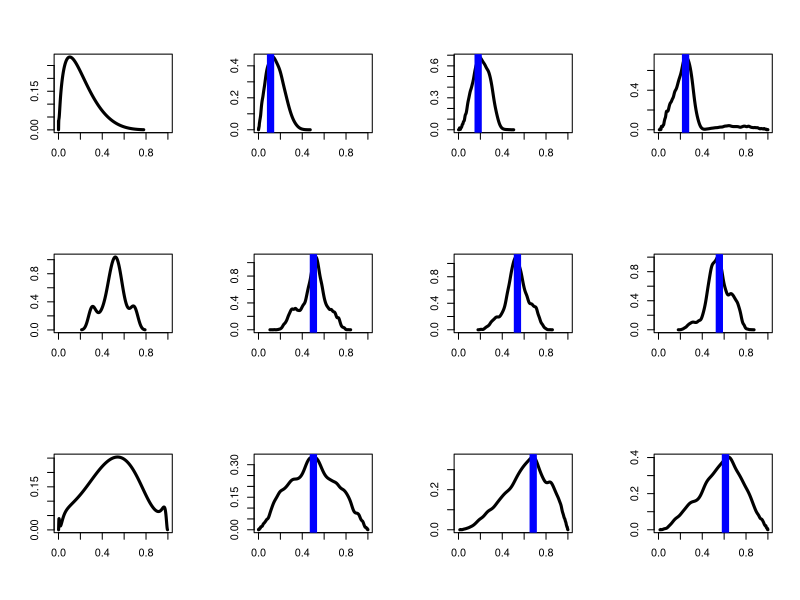
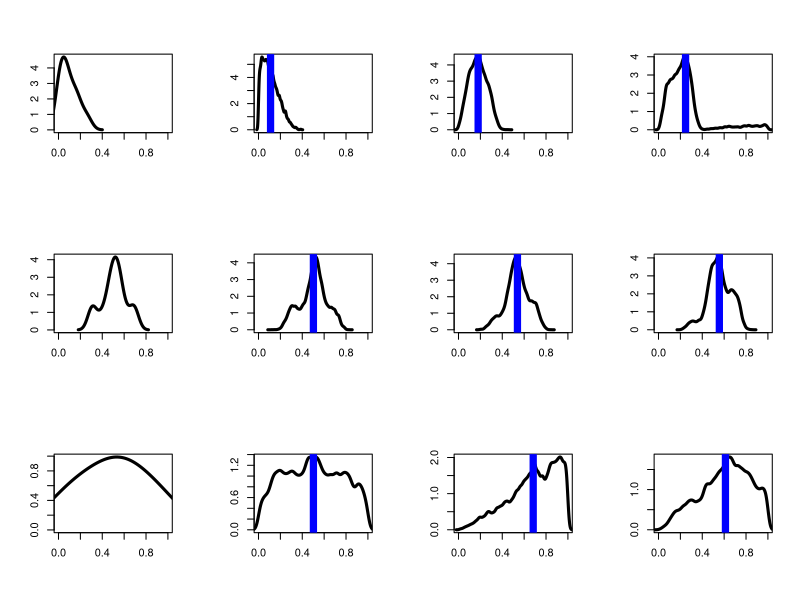

R code for these plots, in order: (Note: this script raises an error after producing the figures.)
wd <- "~/morphs-analysis/"
setwd(wd)

library(stats)

#for speaker1 discretization:
grid.steps = 64
grid = seq(0,1,length.out=grid.steps)
cache.index = function(v) {
  return(1+round(v*(grid.steps-1)))
}

#example items from experiment, 15 each distribution
down.examples <- c(0.04583, 0.003231, 0.07391, 0.01884, 0.00003024, 0.04158,
                   0.09081, 0.06746, 0.01949, 0.1007, 0.1633, 0.1441, 0.1655,
                   0.2697, 0.2161)
mid.examples <- c(0.31404, 0.30456, 0.39520, 0.56064, 0.49728, 0.53187, 0.55993,
                  0.47519, 0.54332, 0.48362, 0.51678, 0.44763, 0.68272, 0.61375,
                  0.69832)
unif.examples <- c(0.9730805, 0.0589135, 0.1332413, 0.5568001, 0.6201130, 0.4243146,
                   0.4176713, 0.2215742, 0.6778150, 0.6834636, 0.8716204, 0.5641932,
                   0.3503760, 0.9606276, 0.0048311)
examples <- list(down.examples, mid.examples, unif.examples)
names(examples) <- c("down", "mid", "unif")
possible.utterances = c('no-utt', 'pos', 'very pos') #probably OK since Ss see all of
#these in same page
utterance.lengths = c(0,1,2)
utterance.polarities = c(0,+1,+1)

#using r function density to find kernal density, so it's not actually continuous
kernel.granularity <- grid.steps #2^12 #how many points are calculated for the kernel density estimate
est.kernel <- function(dist, bw, adjust) {
  return(density(examples[[dist]], from=0, to=1, n=kernel.granularity,
                 kernel="gaussian", bw=bw, adjust=adjust))
}

#norms the kernel density
#takes in all the points where kernel density is estimated
make.pdf.cache <- function(kernel.est) {
  k = kernel.est$y + 0.0001
  area <- sum(k) 
  normed.dens <- k/area
  return(normed.dens)
}

#creates fn that approximates percentage of area before x
#takes in all the points where kernel density is estimated
make.cdf.cache <- function(kernel.est) {
  cumulants <- cumsum(make.pdf.cache(kernel.est))
  return(cumulants)
}


##caching. (R has strange purity on global assignments, so must use <<- to set cache)
L0.cache <- array(NA,dim = c(grid.steps,grid.steps,grid.steps,length(possible.utterances)))
S1.cache <- array(NA,dim = c(grid.steps,grid.steps,grid.steps,length(possible.utterances)))
cache.misses=0 #to track whether caching is working right.

clear.cache = function(){
  print(paste("L0 cache NAs:", length(is.na(L0.cache))))
  cache.misses<<-0
  L0.cache <<- array(NA,dim = c(grid.steps,grid.steps,grid.steps,length(possible.utterances)))
  S1.cache <<- array(NA,dim = c(grid.steps,grid.steps,grid.steps,length(possible.utterances)))
}


listener0 = function(utterance.idx, thetas.idx, degree.idx, pdf, cdf, thetaGtr) {
  
  if(is.na(L0.cache[degree.idx,thetas.idx[1],thetas.idx[2],utterance.idx])) {
    cache.misses <<- cache.misses + 1
    theta.order = !(thetaGtr & (grid[thetas.idx[1]]>=grid[thetas.idx[2]]))
    if (utterance.idx == 1) { #assume the null utterance
      L0.cache[degree.idx,thetas.idx[1],thetas.idx[2],utterance.idx] <<- theta.order* pdf[degree.idx]
    }  else if(utterance.polarities[utterance.idx] == +1) {
      theta.idx = thetas.idx[utterance.idx-1]
      utt.true = grid[degree.idx] >= grid[theta.idx]  
      true.norm = if(theta.idx==1){1} else {1-cdf[theta.idx-1]}
      L0.cache[degree.idx,thetas.idx[1],thetas.idx[2],utterance.idx] <<- theta.order* utt.true * pdf[degree.idx] / true.norm
    } else {
      theta.idx = thetas.idx[utterance.idx-1]
      theta.idx = thetas.idx[utterance.idx-1]
      utt.true = grid[degree.idx] <= grid[theta.idx] 
      true.norm = cdf[theta.idx]
      L0.cache[degree.idx,thetas.idx[1],thetas.idx[2],utterance.idx] <<- theta.order* utt.true * pdf[degree.idx] / true.norm
    }
  }
  return(L0.cache[degree.idx,thetas.idx[1],thetas.idx[2],utterance.idx])
}

speaker1 = function(thetas.idx, degree.idx, utterance.idx, alpha, utt.cost, pdf, cdf, thetaGtr) {
  
  if(is.na(S1.cache[degree.idx,thetas.idx[1],thetas.idx[2],utterance.idx])) {
    cache.misses <<- cache.misses + 1
    utt.probs = array(0,dim=c(length(possible.utterances)))
    for(i in 1:length(possible.utterances)) {
      l0 = listener0(i, thetas.idx, degree.idx, pdf, cdf, thetaGtr)
      utt.probs[i] <- (l0^alpha) * exp(-alpha * utt.cost *  utterance.lengths[i])
    }
    S1.cache[degree.idx,thetas.idx[1],thetas.idx[2],] <<- utt.probs/sum(utt.probs)
  }
  
  return(S1.cache[degree.idx,thetas.idx[1],thetas.idx[2],utterance.idx])
}

listener1 = function(utterance, alpha, utt.cost, n.samples, step.size,
                     dist, band.width, thetaGtr, adjust) {
  
  utt.idx = which(possible.utterances == utterance)
  
  kernel.est <- est.kernel(dist, band.width, adjust)
  pdf <- make.pdf.cache(kernel.est)
  cdf <- make.cdf.cache(kernel.est)
  
  dim1 <- paste('samp', 1:n.samples, sep='')
  dim2 <- c('degree', paste('theta.', possible.utterances[-1], sep=''))
  dimnames <- list(dim1, dim2)
  samples = matrix(NA, nrow=n.samples, ncol=length(possible.utterances), dimnames=dimnames)
  
  
  #scoring function, to compute (unormalized) probability of state. (should be in log domain?)
  prob.unnormed = function(state) {
    #check bounds:
    if (any(state < 0) || any(state > 1)) {return(0)}
    degree.idx = cache.index(state[1])
    thetas.idx = c(cache.index(state[2]), cache.index(state[3]))#sapply(thetas,cache.index)
    #prior for degree (thetas have unif prior):
    prior = pdf[degree.idx]
    #probbaility speaker would have said this (given state):
    likelihood = speaker1(thetas.idx, degree.idx, utt.idx, alpha, utt.cost, pdf, cdf, thetaGtr)
    return(prior*likelihood)
  }
  
  #initialize chain by rejection:
  print("initializing")
  state.prob=0
  state = runif(length(possible.utterances), 0, 1) #a degree val, and a theta for all but "no-utt"
  while(state.prob==0) {
    state = runif(length(possible.utterances), 0, 1) #a degree val, and a theta for all but "no-utt"
    state.prob = prob.unnormed(state)
  }
  samples[1,] = state
  
  #make an MH proposal, spherical gaussian on degree and thetas. 
  make.proposal = function(v) {
    perturbations = rnorm(length(v), mean = 0, sd = step.size)
    return(v + perturbations)
  }
  
  #run mcmc chain:
  print("running mcmc")
  n.proposals.accepted = 0
  for (i in 2:n.samples) {
    proposal = make.proposal(state)
    proposal.prob = prob.unnormed(proposal)
    #MH acceptance, assumes proposal is symmetric:
    if(runif(1,0,1) <= min(1, proposal.prob/state.prob)) {
      n.proposals.accepted = n.proposals.accepted + 1
      state = proposal
      state.prob = proposal.prob
    }
    samples[i,] = state
  }
  
  print("acceptance rate:")
  print(n.proposals.accepted/(n.samples-1))
  print("misses since last cache clear:")
  print(cache.misses)
  
  return(list(samples=samples, prop.accepted=n.proposals.accepted/(n.samples-1)))
}

dists <- c("down", "mid", "unif")
myapply <- function(f) {
  c(sapply(dists, function(dist) {
    return(c(sapply(possible.utterances, function(utterance) {
      return(f(dist, utterance))
    })))
  }))
}


convert.logit <- F

logit <- function(v) {
  if (convert.logit) {
  return(sapply(v, function(p) {
    return(log(p) - log(1-p))
  }))
  } else {
  return(v)
  }
}

logistic <- function(v) {
  if (convert.logit) {
  return(sapply(v, function(x) {
    return(1/(1+exp(-x)))
  }))
  } else {
  return(v)
  }
}

#horribly messy graph function
kernel.dens.plot <- function(model.runs, label, logitify) {
  if (logitify) {
    convert.logit <<- T
  } else {
    convert.logit <<- F
  }
  n.samples <- length(model.runs[["down"]][["no-utt"]][["samples"]][,"degree"])
  distributions <- myapply(function(d,u) {
    return(rep(d, n.samples))
  })
  modifiers <- myapply(function(d,u) {
    return(rep(u, n.samples))
  })
  mp <- myapply(function(d,u) {
    df <- model.runs[[d]][[u]]
    return(df[["samples"]][,"degree"])
  })
  mydata <- data.frame(dist=distributions, mod=modifiers, mp=mp)
  png(paste(c(label, "logit", logitify, "-kernel-dens-est.png"), collapse=""), 2200, 1500, pointsize=32)
  par(mfrow=c(3,4))
  lapply(dists, function(d) {
    f <- density(logit(examples[[d]]), kernel="gaussian", bw="sj")
    #     if (d == "unif") {
    #       xlab <- "feppiness"
    #       ylab <- "density"
    #     } else {
    xlab=""
    ylab=""
    #     }
    plot(logistic(f$x), f$y, type="l", main="", xlab=xlab, ylab=ylab, xlim=c(0,1),
         font.main=32, lwd=3)
    lapply(possible.utterances, function(m) {
      #       if (d == "unif" && m == "no-utt") {
      #         xlab <- "feppiness"
      #         ylab <- "density"
      #       } else {
      xlab=""
      ylab=""
      #       }
      samples <- mydata$mp[mydata$dist == d & mydata$mod == m]
      f <- density(logit(samples), kernel="gaussian", bw="sj")
      plot(logistic(f$x), f$y, type="l", main="", ylab=ylab, xlab=xlab, xlim=c(0,1),
           font.main=32, lwd=3)
      mu <- mean(samples)
      abline(v = mu, col="blue", lwd=7)
    })
  })
  dev.off()
}

#run model with these values of parameters
model <- function(alpha, utt.cost, thetaGtr, label, adjust) {
  n.true.samples <- 3000#30000 #number of samples to keep
  lag <- 5 #number of samples to skip over
  burn.in <- 10
  n.samples <- n.true.samples * lag + burn.in
  step.size <- 0.03 #note this may not be appropriate for all conditions.
  
  model.runs <- lapply(dists, function(dist) {
    clear.cache()
    return(lapply(possible.utterances, function(utterance) {
      listener1(utterance, alpha=alpha, utt.cost=utt.cost, n.samples=n.samples,
                step.size=step.size, dist=dist, band.width="SJ", thetaGtr=thetaGtr, adjust)
    }))
  })
  model.runs <- lapply(model.runs, function(run) {
    names(run) <- possible.utterances
    return(run)
  })
  names(model.runs) <- dists
  kernel.dens.plot(model.runs, label, logitify=T)
  kernel.dens.plot(model.runs, label, logitify=F)
  
  graph.dist <- myapply(function(d,u){return(d)})
  graph.utterance <- myapply(function(d,u){return(u)})
  graph.means <- myapply(function(d,u){
    du.name <- paste(c(label, "-", d, "-", u, ".data"), collapse="")
    du.frame <- model.runs[[d]][[u]]
    #save all data
    write.table(du.frame, du.name)
    return(mean(du.frame[["samples"]][,"degree"]))
  })
  write.table(graph.means, paste(c(label, "-means.data"), collapse=""))
  graph.data <- (matrix(data=graph.means, nrow=3, ncol=3,
                        dimnames=list(c("none", "adj", "very"),
                                      c("peakedDown", "peakedMid", "uniform"))))
  png(paste(c(label, ".png"), collapse=""), 1200, 800, pointsize=32)
  graph.title <- paste(c("model alpha=", alpha, ", cost=", utt.cost), collapse="")
  novel.adj.bar <- barplot(as.matrix(graph.data), main=graph.title,
                           ylab="feppiness", beside=TRUE, col=rainbow(3), ylim=c(0,1))
  legend("topleft", c("wug", "feppy wug", "very feppy wug"), cex=0.6, bty="n", fill=rainbow(3));
  dev.off()
  return(graph.means)
}

timestamp <- as.character(unclass(Sys.time()))

mainDir <- wd
subDir <- paste(c("output", timestamp), collapse="")

if (!(file.exists(subDir))) {
  dir.create(file.path(mainDir, subDir))
}

time.label <- function(alpha, cost, very.len, adjust, i) {
  return(paste(c("output", timestamp, "/alpha", alpha, "_cost", cost, "_very.len", very.len,
                 "_adjust", adjust, "_run", i), collapse=""))
}

expt.means <- c(0.3774988, 0.2063296, 0.4692256, 0.6403353, 0.5309518, 0.8261740, 0.6875057, 0.5141071, 0.9364525)
#run the model with different values of free parameters
sapply(1:1, function(i) {
  sapply(c(1), function(alpha) {
    sapply(c(1), function(cost) {
      sapply(c(1), function(adjust) {
        model.means <- model(alpha=alpha, utt.cost=cost, thetaGtr=F,
                             label=time.label(alpha, cost, 2, adjust, i), adjust)
        print(paste("Correlation:", cor(model.means, expt.means)))
        print(paste("adjust:", adjust))
        print(paste("alpha:", alpha))
      })
    })
  })
})
